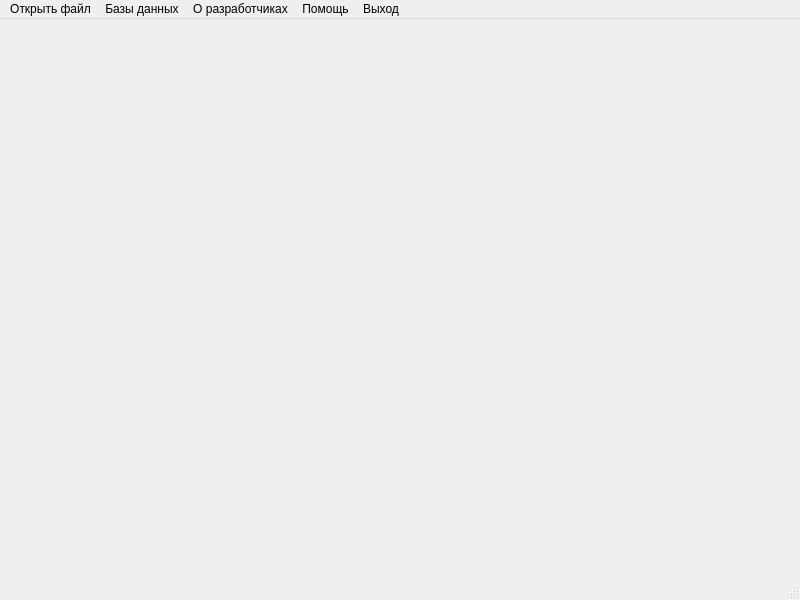
<?xml version="1.0" encoding="UTF-8"?>
<ui version="4.0">
 <class>MainWindow</class>
 <widget class="QMainWindow" name="MainWindow">
  <property name="geometry">
   <rect>
    <x>0</x>
    <y>0</y>
    <width>800</width>
    <height>600</height>
   </rect>
  </property>
  <property name="windowTitle">
   <string>Простой расчет формовки и параметров индуктора</string>
  </property>
  <widget class="QWidget" name="centralwidget"/>
  <widget class="QMenuBar" name="menubar">
   <property name="geometry">
    <rect>
     <x>0</x>
     <y>0</y>
     <width>800</width>
     <height>21</height>
    </rect>
   </property>
   <widget class="QMenu" name="menu">
    <property name="title">
     <string>Базы данных</string>
    </property>
    <addaction name="action"/>
    <addaction name="action_2"/>
   </widget>
   <widget class="QMenu" name="menu_2">
    <property name="title">
     <string>О разработчиках</string>
    </property>
   </widget>
   <widget class="QMenu" name="menu_3">
    <property name="title">
     <string>Помощь</string>
    </property>
   </widget>
   <widget class="QMenu" name="menu_4">
    <property name="title">
     <string>Выход</string>
    </property>
   </widget>
   <widget class="QMenu" name="menu_5">
    <property name="title">
     <string>Открыть файл</string>
    </property>
   </widget>
   <addaction name="menu_5"/>
   <addaction name="menu"/>
   <addaction name="menu_2"/>
   <addaction name="menu_3"/>
   <addaction name="menu_4"/>
  </widget>
  <widget class="QStatusBar" name="statusbar"/>
  <action name="action">
   <property name="text">
    <string>Материалы</string>
   </property>
  </action>
  <action name="action_2">
   <property name="text">
    <string>Установки</string>
   </property>
  </action>
 </widget>
 <resources/>
 <connections/>
</ui>
